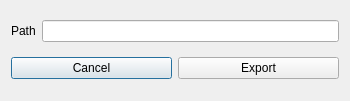
<?xml version="1.0" encoding="UTF-8"?>
<ui version="4.0">
 <class>WriteDialog</class>
 <widget class="QDialog" name="WriteDialog">
  <property name="geometry">
   <rect>
    <x>0</x>
    <y>0</y>
    <width>350</width>
    <height>101</height>
   </rect>
  </property>
  <property name="minimumSize">
   <size>
    <width>350</width>
    <height>101</height>
   </size>
  </property>
  <property name="maximumSize">
   <size>
    <width>350</width>
    <height>101</height>
   </size>
  </property>
  <property name="windowTitle">
   <string>Dialog</string>
  </property>
  <layout class="QGridLayout" name="gridLayout">
   <item row="0" column="0" colspan="2">
    <layout class="QHBoxLayout" name="horizontalLayout">
     <item>
      <widget class="QLabel" name="label">
       <property name="text">
        <string>Path</string>
       </property>
      </widget>
     </item>
     <item>
      <widget class="QLineEdit" name="path_line"/>
     </item>
    </layout>
   </item>
   <item row="1" column="0">
    <widget class="QPushButton" name="CancelButton">
     <property name="text">
      <string>Cancel</string>
     </property>
    </widget>
   </item>
   <item row="1" column="1">
    <widget class="QPushButton" name="ExportButton">
     <property name="text">
      <string>Export</string>
     </property>
    </widget>
   </item>
  </layout>
 </widget>
 <resources/>
 <connections/>
</ui>
